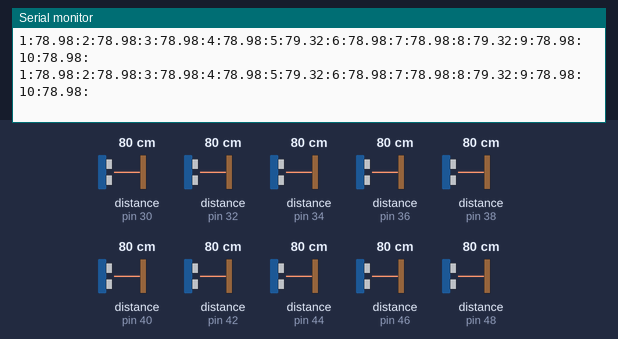
A sketch run on a simulated Arduino Mega 2560, built with avr-gcc and run on an emulated ATmega2560. Parts: the last lines printed to the serial monitor. Wiring (inferred from the names in the program): 10 × ultrasonic range finder: trigger pin 31, echo pin 30 / trigger pin 33, echo pin 32 / trigger pin 35, echo pin 34 / trigger pin 37, echo pin 36 / trigger pin 39, echo pin 38 / trigger pin 41, echo pin 40 / trigger pin 43, echo pin 42 / trigger pin 45, echo pin 44 / trigger pin 47, echo pin 46 / trigger pin 49, echo pin 48. The inputs (shaded band) are chosen by the test bench; at power-on: distance to the obstacle (sensors on pin 30, pin 32, pin 34, pin 36, pin 38, pin 40, pin 42, pin 44, pin 46, pin 48) 80 cm. The echo pulse lasts 58.3 µs per cm.

Above: at 1.2 s.
1.3 s: distance to the obstacle (sensor on pin 30) set to 2 cm
At 1.68 s:
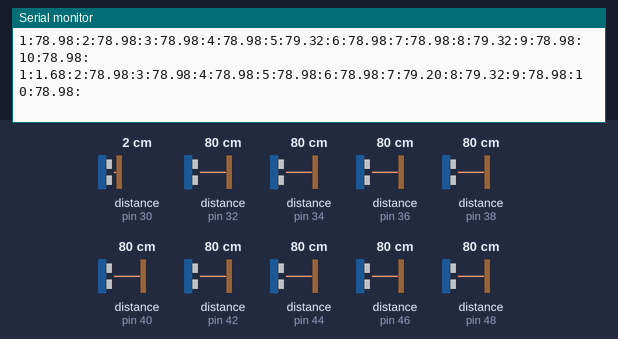
4.3 s: distance to the obstacle (sensor on pin 32) set to 35 cm
At 4.38 s:
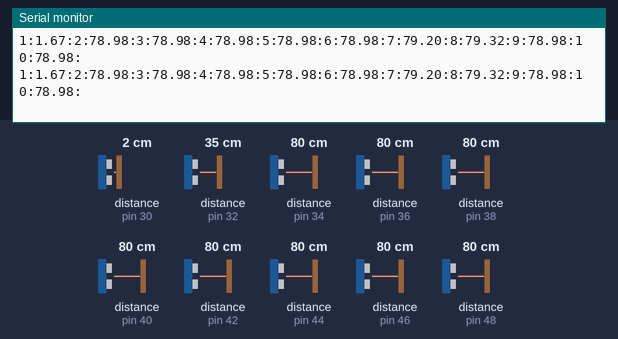
7.3 s: distance to the obstacle (sensor on pin 34) set to 2 cm
At 7.36 s:
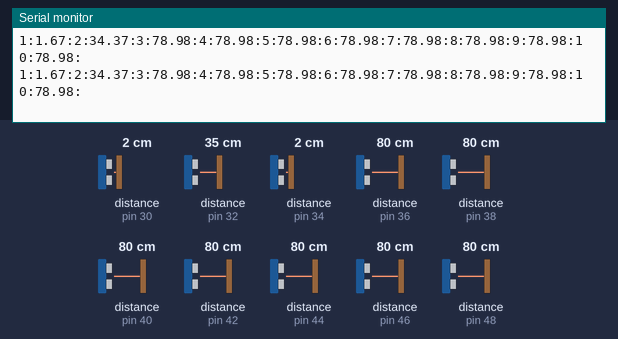
10.3 s: distance to the obstacle (sensor on pin 36) set to 18 cm
At 10.41 s:
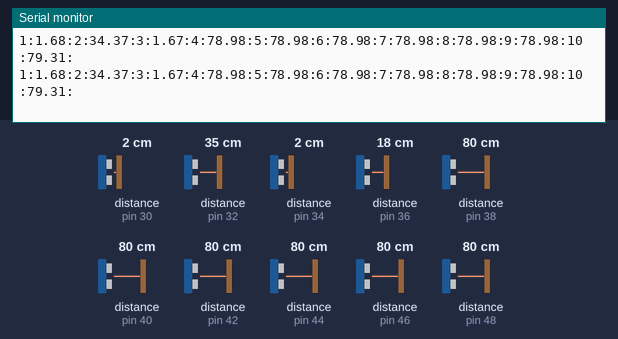
13.3 s: distance to the obstacle (sensor on pin 38) set to 2 cm
At 13.38 s:
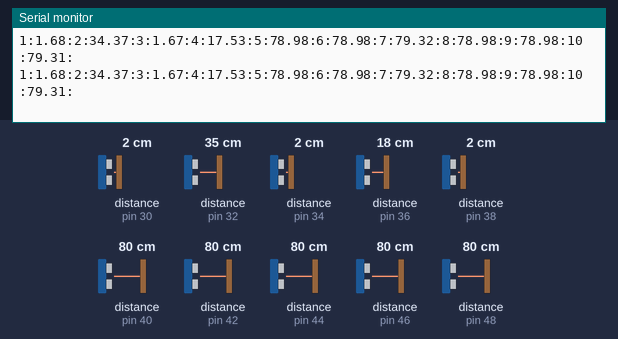
16.3 s: distance to the obstacle (sensor on pin 40) set to 35 cm
At 16.4 s:
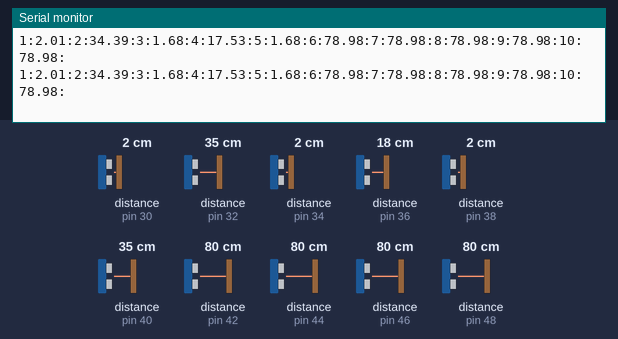
Timing chart, 0 to 19.3 s (numbered marks = the images above; inputs shaded):
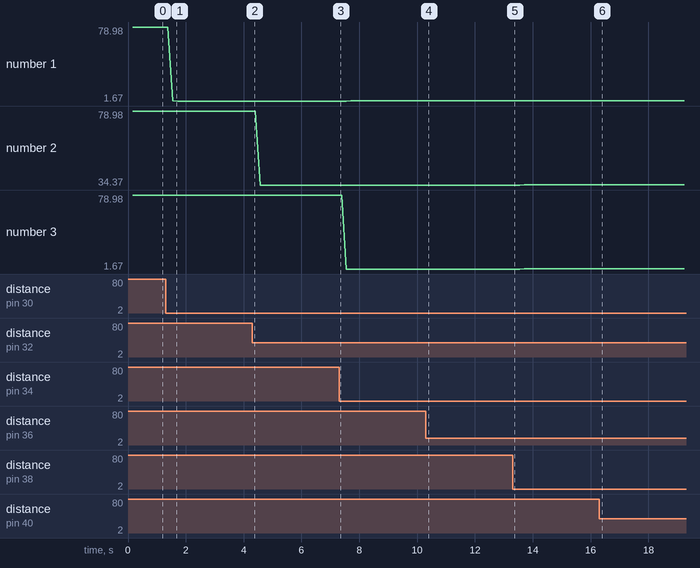

The sketch:

arduino_main.ino
```cpp
/*
Developer: M.Sc. Shiva Agrawal
Place: Germany
Version: 1.0
Date: 13.06.2019

Description: Driver code for Arduino ATmega2560 for reading 10 Ultrasonic sensors and calculate the distance from eah in cm.In every cycle, all the 10 sensors are read but one after other to avoid interference of waves and hence to avoid noise in measurement.
*/

// constants and initialization of pins where each Ultrasonic sensor is connected to arduino ATmega22560
// NOTE: here pin numbers are hard coded because the Interface is fixed and is not expected to change in future revisions.
const int totalUltrasonicSensors = 10;
int trigPin[totalUltrasonicSensors] = {31,33,35,37,39,41,43,45,47,49};
int echoPin[totalUltrasonicSensors] = {30,32,34,36,38,40,42,44,46,48};
float measurementValues[totalUltrasonicSensors];

/*
function to calculate distance in cm from the obstacle.
@param: triPin: pin number where trigger pin of Ultrasonic sensor is connected.
@param: echoPin: pin number where echo pin of Ultrasonic sensor is connected.
@return: value of calculated distance in float
*/
float calculateDistanceInCm(int trigPin, int echoPin)
   {
      float distance;
      long duration;
      // Clears the trigPin
      digitalWrite(trigPin, LOW);
      delayMicroseconds(2);

      // Sets the trigPin on HIGH state for 10 micro seconds
      digitalWrite(trigPin, HIGH);
      delayMicroseconds(10);
      digitalWrite(trigPin, LOW);

      // Reads the echoPin, returns the sound wave travel time in microseconds
      duration = pulseIn(echoPin, HIGH);

      // Calculating the distance in cm
      distance= duration*0.034/2;
      return (distance);
   }

/*
Function to initiliaze the configuration.
It sets the trig pins to output and echo pins to input for all the sensors.
It also begins the serial communication with 9600 baud rate
*/

void setup()
    {
      for(byte count = 0; count < totalUltrasonicSensors; count++)
      {
         pinMode(trigPin[count], OUTPUT); // Sets the trigPin as an Output
         pinMode(echoPin[count], INPUT); // Sets the echoPin as an Input
      }
      Serial.begin(9600); // Starts the serial communication
    }

/*
This function is like main() function with built in while(True) loop to do the work indefinately.
It does the measurement process of each sensor and then collect the values along with sensorID together
of all the 10 sensors, convert it into one string and send it serially.
*/
void loop()
   {
     String completeData;
     for(byte count = 0; count < totalUltrasonicSensors; count++)
      {
        delay(5);
        measurementValues[count] = calculateDistanceInCm(trigPin[count], echoPin[count]);
        if (measurementValues[count] > 400) // for invalid values
        {
          measurementValues[count] = 0; // assign 0 whch means value is invalid
        }

        //create one string to concatenate data from all sensors
        // Format: sensorID1:value1,sensorID2:value2,......
        completeData = completeData + String(count+1) + ":" + String(measurementValues[count]) + ":";
      }
     delay(50);
     Serial.print(completeData + "\n");
   }
```

Measured:
- after the input at 1.3 s, the serial monitor: prints a new line after 0.24 s (image 1)
- plotted number 1: 78.98 → 1.67 after the input at 1.3 s, 1.67 → 1.68 after the input at 7.3 s, 1.68 → 2.01 after the input at 13.3 s
- plotted number 2: 78.98 → 34.37 after the input at 4.3 s, 34.37 → 34.39 after the input at 13.3 s
